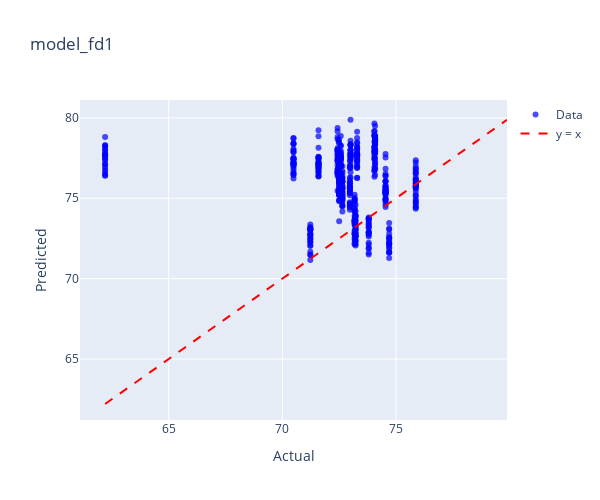
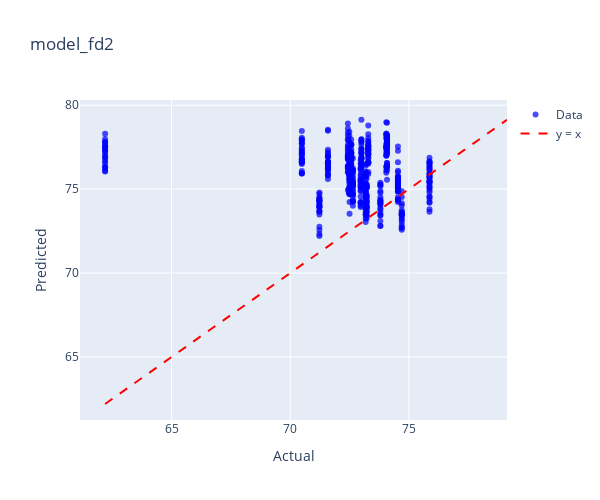
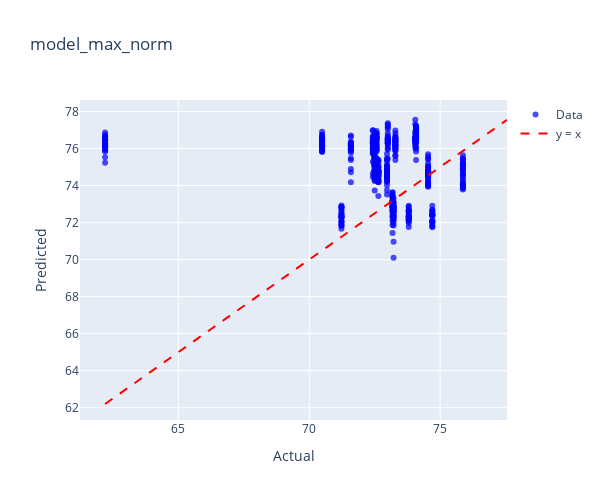
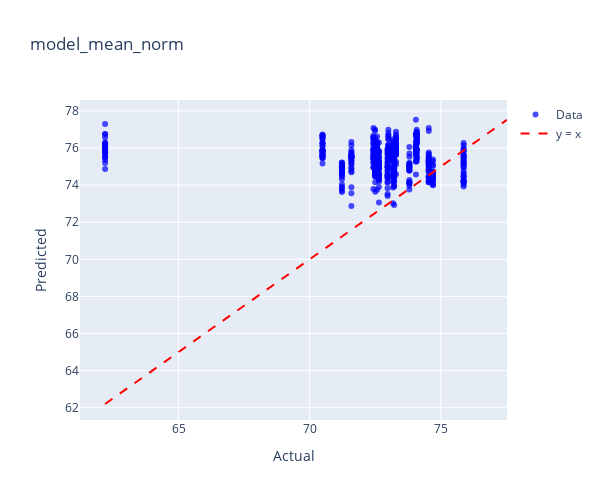

These figures' notebook cell, in order:
### Code cell
model_dict = {
    'model_fd1': (model_fd1, lemak_fd1),
    'model_fd2': (model_fd2, lemak_fd2),
    'model_max_norm': (model_max_norm, lemak_max_norm),
    'model_mean_norm': (model_mean_norm, lemak_mean_norm),
    'model_msc': (model_msc, lemak_msc),
    'model_ori': (model_ori, lemak_ori),
    'model_range_norm': (model_range_norm, lemak_range_norm),
    'model_sg1': (model_sg1, lemak_sg1),
    'model_sg2': (model_sg2, lemak_sg2),
    'model_snv': (model_snv, lemak_snv),
}

for name, (model, data) in model_dict.items():
    print(f"Plotting for {name}")
    plot_actual_vs_predicted_plotly(model, data, 'LEMAK',name)

### Figure 1 — Plotly figure (JSON) as saved in the notebook; plotly's stock layout.template omitted (floating-point values rounded to 4 significant figures; data arrays with more than 128 entries replaced by an {"elided": "..."} marker saying what was removed)
{"data": [{"hovertemplate": "Index: %{text}<br>Actual: %{x}<br>Predicted: %{y}<extra></extra>", "marker": {"color": "blue", "opacity": 0.7, "size": 6}, "mode": "markers", "name": "Data", "text": {"elided": "551 str values"}, "type": "scatter", "x": {"elided": "551 float values"}, "y": {"elided": "551 float values"}}, {"line": {"color": "red", "dash": "dash"}, "mode": "lines", "name": "y = x", "type": "scatter", "x": [62.2, 79.88], "y": [62.2, 79.88]}], "layout": {"height": 500, "title": {"text": "model_fd1"}, "width": 600, "xaxis": {"title": {"text": "Actual"}}, "yaxis": {"title": {"text": "Predicted"}}}}

### Figure 2 — Plotly figure (JSON) as saved in the notebook; plotly's stock layout.template omitted (floating-point values rounded to 4 significant figures; data arrays with more than 128 entries replaced by an {"elided": "..."} marker saying what was removed)
{"data": [{"hovertemplate": "Index: %{text}<br>Actual: %{x}<br>Predicted: %{y}<extra></extra>", "marker": {"color": "blue", "opacity": 0.7, "size": 6}, "mode": "markers", "name": "Data", "text": {"elided": "551 str values"}, "type": "scatter", "x": {"elided": "551 float values"}, "y": {"elided": "551 float values"}}, {"line": {"color": "red", "dash": "dash"}, "mode": "lines", "name": "y = x", "type": "scatter", "x": [62.2, 79.14], "y": [62.2, 79.14]}], "layout": {"height": 500, "title": {"text": "model_fd2"}, "width": 600, "xaxis": {"title": {"text": "Actual"}}, "yaxis": {"title": {"text": "Predicted"}}}}

### Figure 3 — Plotly figure (JSON) as saved in the notebook; plotly's stock layout.template omitted (floating-point values rounded to 4 significant figures; data arrays with more than 128 entries replaced by an {"elided": "..."} marker saying what was removed)
{"data": [{"hovertemplate": "Index: %{text}<br>Actual: %{x}<br>Predicted: %{y}<extra></extra>", "marker": {"color": "blue", "opacity": 0.7, "size": 6}, "mode": "markers", "name": "Data", "text": {"elided": "551 str values"}, "type": "scatter", "x": {"elided": "551 float values"}, "y": {"elided": "551 float values"}}, {"line": {"color": "red", "dash": "dash"}, "mode": "lines", "name": "y = x", "type": "scatter", "x": [62.2, 77.55], "y": [62.2, 77.55]}], "layout": {"height": 500, "title": {"text": "model_max_norm"}, "width": 600, "xaxis": {"title": {"text": "Actual"}}, "yaxis": {"title": {"text": "Predicted"}}}}

### Figure 4 — Plotly figure (JSON) as saved in the notebook; plotly's stock layout.template omitted (floating-point values rounded to 4 significant figures; data arrays with more than 128 entries replaced by an {"elided": "..."} marker saying what was removed)
{"data": [{"hovertemplate": "Index: %{text}<br>Actual: %{x}<br>Predicted: %{y}<extra></extra>", "marker": {"color": "blue", "opacity": 0.7, "size": 6}, "mode": "markers", "name": "Data", "text": {"elided": "551 str values"}, "type": "scatter", "x": {"elided": "551 float values"}, "y": {"elided": "551 float values"}}, {"line": {"color": "red", "dash": "dash"}, "mode": "lines", "name": "y = x", "type": "scatter", "x": [62.2, 77.52], "y": [62.2, 77.52]}], "layout": {"height": 500, "title": {"text": "model_mean_norm"}, "width": 600, "xaxis": {"title": {"text": "Actual"}}, "yaxis": {"title": {"text": "Predicted"}}}}
